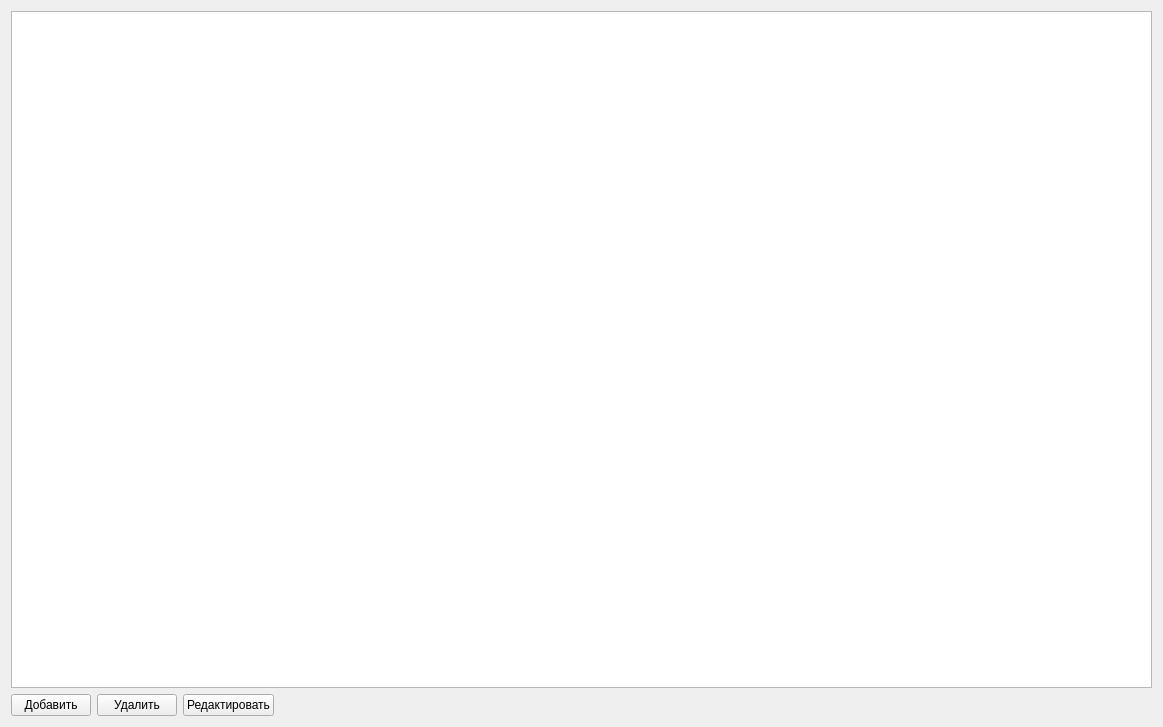
<?xml version="1.0" encoding="UTF-8"?>
<ui version="4.0">
 <class>FPolz</class>
 <widget class="QWidget" name="FPolz">
  <property name="windowModality">
   <enum>Qt::ApplicationModal</enum>
  </property>
  <property name="geometry">
   <rect>
    <x>0</x>
    <y>0</y>
    <width>1163</width>
    <height>727</height>
   </rect>
  </property>
  <property name="windowTitle">
   <string>Список пользователей</string>
  </property>
  <property name="windowIcon">
   <iconset resource="res.qrc">
    <normaloff>:/res/1/group.png</normaloff>:/res/1/group.png</iconset>
  </property>
  <layout class="QGridLayout" name="gridLayout">
   <item row="0" column="0">
    <widget class="QTableView" name="tableView"/>
   </item>
   <item row="1" column="0">
    <layout class="QHBoxLayout" name="horizontalLayout_2">
     <item>
      <layout class="QHBoxLayout" name="horizontalLayout">
       <item>
        <widget class="QPushButton" name="btnAdd">
         <property name="text">
          <string>Добавить</string>
         </property>
         <property name="icon">
          <iconset resource="res.qrc">
           <normaloff>:/res/1/group_add.png</normaloff>:/res/1/group_add.png</iconset>
         </property>
         <property name="iconSize">
          <size>
           <width>32</width>
           <height>32</height>
          </size>
         </property>
        </widget>
       </item>
       <item>
        <widget class="QPushButton" name="btnDel">
         <property name="text">
          <string>Удалить</string>
         </property>
         <property name="icon">
          <iconset resource="res.qrc">
           <normaloff>:/res/1/group_delete.png</normaloff>:/res/1/group_delete.png</iconset>
         </property>
         <property name="iconSize">
          <size>
           <width>32</width>
           <height>32</height>
          </size>
         </property>
        </widget>
       </item>
       <item>
        <widget class="QPushButton" name="btnUpd">
         <property name="text">
          <string>Редактировать</string>
         </property>
         <property name="icon">
          <iconset resource="res.qrc">
           <normaloff>:/res/1/group_edit.png</normaloff>:/res/1/group_edit.png</iconset>
         </property>
         <property name="iconSize">
          <size>
           <width>32</width>
           <height>32</height>
          </size>
         </property>
        </widget>
       </item>
      </layout>
     </item>
     <item>
      <spacer name="horizontalSpacer">
       <property name="orientation">
        <enum>Qt::Horizontal</enum>
       </property>
       <property name="sizeHint" stdset="0">
        <size>
         <width>40</width>
         <height>20</height>
        </size>
       </property>
      </spacer>
     </item>
    </layout>
   </item>
  </layout>
 </widget>
 <resources>
  <include location="res.qrc"/>
 </resources>
 <connections/>
</ui>
